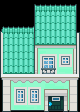

Tiled map render using the project's own tile images. Description and the map definition, with tile-layer contents summarised, below:
An orthogonal 5x7 tile map with 16x16 px tiles, 3 tile layers (OnGrass, Collisions, WalkBehind) and 1 object (teleport on push).

<map version="1.10" tiledversion="1.11.0" orientation="orthogonal" renderorder="right-down" compressionlevel="6" width="5" height="7" tilewidth="16" tileheight="16" infinite="0" nextlayerid="5" nextobjectid="10">
 <tileset firstgid="1" source="../../../tileset/med-1-h150.tsx" />
 <layer id="4" name="OnGrass" width="5" height="7">
  <data>[35 cells, 2 non-empty, 2 distinct tile ids]</data>
 </layer>
 <layer id="1" name="Collisions" width="5" height="7">
  <data>[35 cells, 28 non-empty, 28 distinct tile ids]</data>
 </layer>
 <layer id="2" name="WalkBehind" width="5" height="7">
  <data>[35 cells, 8 non-empty, 7 distinct tile ids]</data>
 </layer>
 <objectgroup name="Moving">
  <object id="9" type="teleport on push" x="32" y="112" width="16" height="16">
   <properties>
    <property name="map" value="floor-0" />
    <property name="x" value="3" />
    <property name="y" value="8" />
   </properties>
  </object>
 </objectgroup>
</map>
